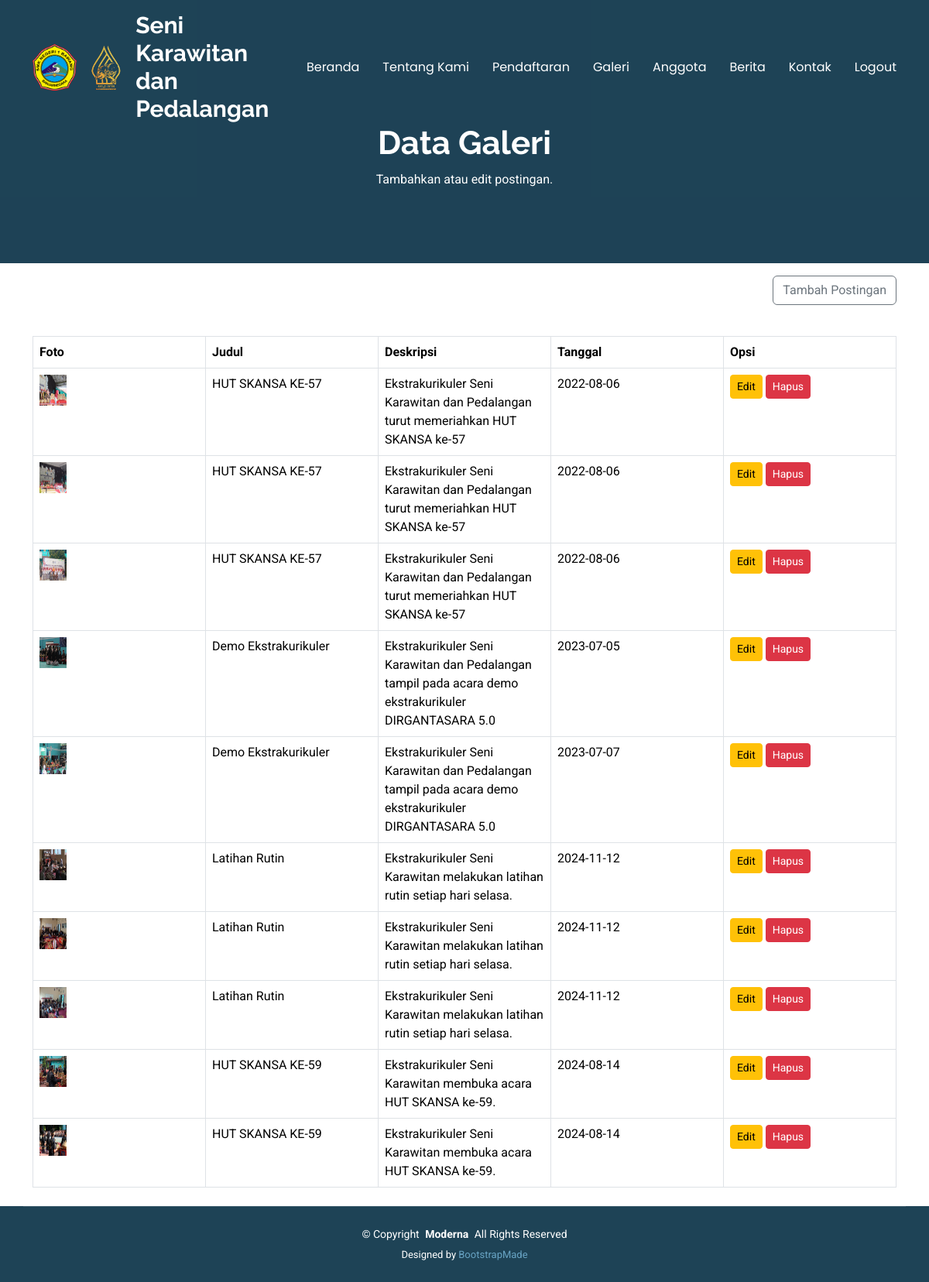
/admin/admin_galeri.php, run on the app's committed database.
### tables this page shows
CREATE TABLE IF NOT EXISTS `galeri` (
  `id` int NOT NULL AUTO_INCREMENT,
  `foto` varchar(225) NOT NULL DEFAULT '',
  `judul` varchar(50) NOT NULL DEFAULT '0',
  `deskripsi` text NOT NULL,
  `tanggal` date NOT NULL,
  PRIMARY KEY (`id`) USING BTREE
);

### admin/admin_galeri.php (the view, shortened to what this page needs)
<!DOCTYPE html>
<html lang="en">
<head>
    <link href="../assets/vendor/bootstrap/css/bootstrap.min.css" rel="stylesheet">
    <link href="../assets/vendor/bootstrap-icons/bootstrap-icons.css" rel="stylesheet">
    <link href="../assets/vendor/aos/aos.css" rel="stylesheet">
    <link href="../assets/vendor/glightbox/css/glightbox.min.css" rel="stylesheet">
    <link href="../assets/vendor/swiper/swiper-bundle.min.css" rel="stylesheet">
    <link href="../assets/css/main.css" rel="stylesheet">
</head>
<body class="index-page">
<?php include '../function.php'; ?>
<?php include 'navbar.php'; ?>
    <main class="main">
    <div class="page-title dark-background">
        <div class="container position-relative">
        <h1>Data Galeri</h1>
        <p>Tambahkan atau edit postingan.</p>
        </div>
    </div>
    <div class="container">
        <div class="d-flex justify-content-end mt-3 mb-3">
            <a href="#" class="text-decoration-none">
                <button type="button" onclick="window.location='tambah_galeri.php'" class="btn btn-outline-secondary">Tambah Postingan</button>
            </a>
        </div>
		<br>
		<table class="table table-bordered">
			<tr>
                <th width="20%">Foto</th>
				<th width="20%">Judul</th>
				<th width="20%">Deskripsi</th>
				<th width="20%">Tanggal</th>
				<th width="20%">Opsi</th>
			</tr>
			<?php
			$data = mysqli_query($connect,"select * from galeri");
			while($d = mysqli_fetch_array($data)){
				?>
				<tr>
                    <td><img src="gambar/<?php echo $d['foto'] ?>" width="35" height="40"></td>
					<td><?php echo $d['judul']; ?></td>
					<td><?php echo $d['deskripsi']; ?></td>
					<td><?php echo $d['tanggal']; ?></td>
                    <td>
                        <a href="ubah_galeri.php?id=<?php echo $d['id'] ?>" class="btn btn-warning btn-sm">Edit</a>
                        <a href="hapus_galeri.php?id=<?php echo $d['id'] ?>" title="<?php echo $d['id'] ?>" class="btn btn-danger btn-sm" onclick="return confirm('Yakin ingin menghapus data ini?')">Hapus</a>
                    </td>
				</tr>
				<?php
			}
			?>
		</table>
	</div>
    </main>
    <?php include 'footer.php'; ?>
</body>
</html>

### assets/css/main.css (style rules this page uses)
:root { --default-font: "Roboto", system-ui, -apple-system, "Segoe UI", Roboto, "Helvetica Neue", Arial, "Noto Sans", "Liberation Sans", sans-serif, "Apple Color Emoji", "Segoe UI Emoji", "Segoe UI Symbol", "Noto Color Emoji"; --heading-font: "Raleway", sans-serif; --nav-font: "Poppins", sans-serif; }
:root { --background-color: #ffffff; --default-color: #555555; --heading-color: #1e4356; --accent-color: #68a4c4; --surface-color: #ffffff; --contrast-color: #ffffff; }
:root { --nav-color: #ffffff; --nav-hover-color: #68a4c4; --nav-mobile-background-color: #ffffff; --nav-dropdown-background-color: #ffffff; --nav-dropdown-color: #555555; --nav-dropdown-hover-color: #68a4c4; }
.dark-background { --background-color: #1e4356; --default-color: #ffffff; --heading-color: #ffffff; --surface-color: #284e62; --contrast-color: #ffffff; }
:root { scroll-behavior: smooth; }
body { color: var(--default-color); background-color: var(--background-color); font-family: var(--default-font); }
a { color: var(--accent-color); text-decoration: none; transition: 0.3s; }
h1, h2, h3, h4, h5, h6 { color: var(--heading-color); font-family: var(--heading-font); }
.page-title { color: var(--default-color); background-color: var(--background-color); padding: 160px 0 80px 0; text-align: center; position: relative; }
.page-title:before { content: ""; background-color: color-mix(in srgb, var(--background-color), transparent 50%); position: absolute; inset: 0; }
.page-title h1 { font-size: 42px; font-weight: 700; margin-bottom: 10px; }

### data on the page
galeri: foto (picture), judul "HUT SKANSA KE-57", deskripsi "Ekstrakurikuler Seni Karawitan dan Pedalangan turut memeriahkan HUT SKANSA ke-57", tanggal "2022-08-06"
galeri: foto (picture), judul "HUT SKANSA KE-57", deskripsi "Ekstrakurikuler Seni Karawitan dan Pedalangan turut memeriahkan HUT SKANSA ke-57", tanggal "2022-08-06"
galeri: foto (picture), judul "HUT SKANSA KE-57", deskripsi "Ekstrakurikuler Seni Karawitan dan Pedalangan turut memeriahkan HUT SKANSA ke-57", tanggal "2022-08-06"
galeri: foto (picture), judul "Demo Ekstrakurikuler", deskripsi "Ekstrakurikuler Seni Karawitan dan Pedalangan tampil pada acara demo ekstrakurikuler DIRGANTASARA 5.0", tanggal "2023-07-05"
galeri: foto (picture), judul "Demo Ekstrakurikuler", deskripsi "Ekstrakurikuler Seni Karawitan dan Pedalangan tampil pada acara demo ekstrakurikuler DIRGANTASARA 5.0", tanggal "2023-07-07"
galeri: foto (picture), judul "Latihan Rutin", deskripsi "Ekstrakurikuler Seni Karawitan melakukan latihan rutin setiap hari selasa.", tanggal "2024-11-12"
galeri: foto (picture), judul "Latihan Rutin", deskripsi "Ekstrakurikuler Seni Karawitan melakukan latihan rutin setiap hari selasa.", tanggal "2024-11-12"
galeri: foto (picture), judul "Latihan Rutin", deskripsi "Ekstrakurikuler Seni Karawitan melakukan latihan rutin setiap hari selasa.", tanggal "2024-11-12"
galeri: foto (picture), judul "HUT SKANSA KE-59", deskripsi "Ekstrakurikuler Seni Karawitan membuka acara HUT SKANSA ke-59.", tanggal "2024-08-14"
galeri: foto (picture), judul "HUT SKANSA KE-59", deskripsi "Ekstrakurikuler Seni Karawitan membuka acara HUT SKANSA ke-59.", tanggal "2024-08-14"
